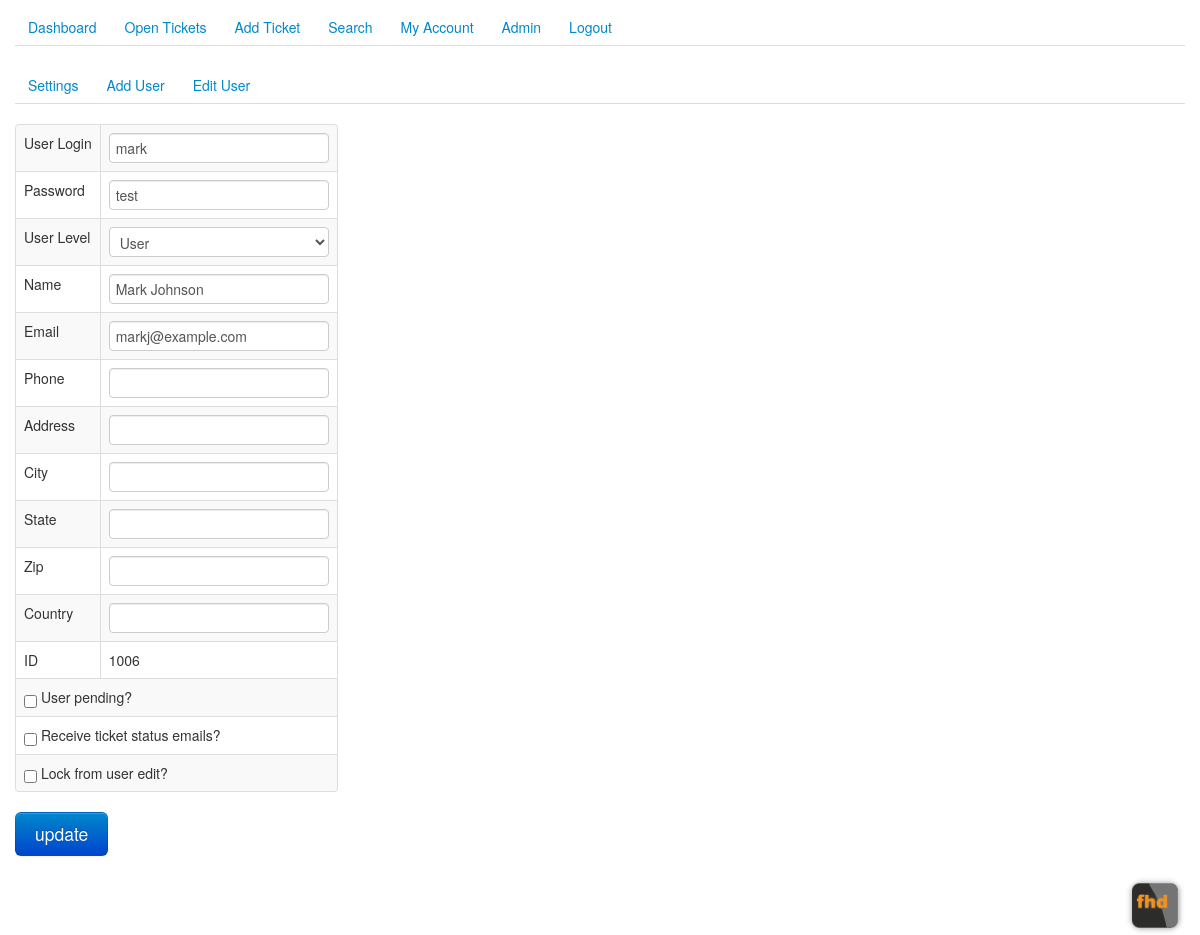
The page /fhd_edit_user.php?url_user_id=1006 (signed in) on the database its author committed.
### tables this page shows
CREATE TABLE IF NOT EXISTS `site_users` (
  `user_id` int(11) NOT NULL AUTO_INCREMENT,
  `user_login` varchar(30) NOT NULL,
  `user_password` varchar(30) NOT NULL,
  `user_name` varchar(200) NOT NULL,
  `user_address` varchar(200) NOT NULL,
  `user_city` varchar(100) NOT NULL,
  `user_state` char(3) NOT NULL,
  `user_zip` varchar(20) NOT NULL,
  `user_country` char(3) NOT NULL,
  `user_phone` varchar(39) NOT NULL,
  `user_email` varchar(200) NOT NULL,
  `user_email2` varchar(200) NOT NULL,
  `user_im_aol` varchar(100) NOT NULL,
  `user_im_icq` varchar(100) NOT NULL,
  `user_im_msn` varchar(100) NOT NULL,
  `user_im_yahoo` varchar(100) NOT NULL,
  `user_im_other` varchar(200) NOT NULL,
  `user_status` int(1) NOT NULL DEFAULT '0',
  `user_level` int(1) NOT NULL DEFAULT '0',
  `user_pending` int(11) NOT NULL DEFAULT '0',
  `user_date` int(11) NOT NULL DEFAULT '0',
  `last_login` int(11) NOT NULL DEFAULT '0',
  `last_ip` varchar(20) NOT NULL,
  `user_msg_send` int(1) NOT NULL DEFAULT '0',
  `user_msg_subject` varchar(200) NOT NULL,
  `user_protect_delete` int(1) DEFAULT '0',
  `user_protect_edit` int(11) NOT NULL DEFAULT '0',
  PRIMARY KEY (`user_id`),
  KEY `user_pending` (`user_pending`),
  KEY `user_level` (`user_level`),
  KEY `user_status` (`user_status`),
  KEY `user_protect_edit` (`user_protect_edit`),
  KEY `user_msg_send` (`user_msg_send`)
);

### includes/functions.php (called while the page is built, shortened)
<?php
function checkid($id) {
	if(!is_numeric($id)){
		echo "<p>Invalid ID</p>";
		exit;
		}else{
	return $id;
	}
}
function show_user_level($type) {
switch ($type) {
    case 0:
        $show_user_level = "Administrator";
        break;
    case 1:
        $show_user_level = "User";
		break;
    case 2:
        $show_user_level = "Support Staff";
		break;
}
return $show_user_level;
}
?>

### includes/ez_sql_mysqli.php (called while the page is built, shortened)
<?php
	$ezsql_mysqli_str = array
	(
		1 => 'Require $dbuser and $dbpassword to connect to a database server',
		2 => 'Error establishing mySQLi database connection. Correct user/password? Correct hostname? Database server running?',
		3 => 'Require $dbname to select a database',
		4 => 'mySQLi database connection is not active',
		5 => 'Unexpected error while trying to select database'
	);
	class ezSQL_mysqli extends ezSQLcore
	{
		function ezSQL_mysqli($dbuser='', $dbpassword='', $dbname='', $dbhost='localhost', $encoding='')
		{
			$this->dbuser = $dbuser;
			$this->dbpassword = $dbpassword;
			$this->dbname = $dbname;
			$this->dbhost = $dbhost;
			$this->encoding = $encoding;
		}
		function connect($dbuser='', $dbpassword='', $dbhost='localhost')
		{
			global $ezsql_mysqli_str; $return_val = false;
			if ( ! $dbuser )
			{
				$this->register_error($ezsql_mysqli_str[1].' in '.__FILE__.' on line '.__LINE__);
				$this->show_errors ? trigger_error($ezsql_mysqli_str[1],E_USER_WARNING) : null;
			}
			else if ( ! $this->dbh = new mysqli($dbhost,$dbuser,$dbpassword) )
			{
				$this->register_error($ezsql_mysqli_str[2].' in '.__FILE__.' on line '.__LINE__);
				$this->show_errors ? trigger_error($ezsql_mysqli_str[2],E_USER_WARNING) : null;
			}
			else
			{
				$return_val = true;
			}
			return $return_val;
		}
		function select($dbname='', $encoding='')
		{
			global $ezsql_mysqli_str; $return_val = false;
			if ( ! $dbname )
			{
				$this->register_error($ezsql_mysqli_str[3].' in '.__FILE__.' on line '.__LINE__);
				$this->show_errors ? trigger_error($ezsql_mysqli_str[3],E_USER_WARNING) : null;
			}
			else if ( ! $this->dbh )
			{
				$this->register_error($ezsql_mysqli_str[4].' in '.__FILE__.' on line '.__LINE__);
				$this->show_errors ? trigger_error($ezsql_mysqli_str[4],E_USER_WARNING) : null;
			}
			else if ( !@$this->dbh->select_db($dbname) )
			{
				if ( !$str = @$this->dbh->error)
					  $str = $ezsql_mysqli_str[5];
				$this->register_error($str.' in '.__FILE__.' on line '.__LINE__);
				$this->show_errors ? trigger_error($str,E_USER_WARNING) : null;
			}
			else
			{
				$return_val = true;
			}
			return $return_val;
		}
		function query($query)
		{
			$return_val = 0;
			$query = trim($query);
			$this->result = @$this->dbh->query($query);
			$is_insert = false;
			if ( preg_match("/^(insert|delete|update|replace|truncate|drop|create|alter|begin|commit|rollback|set)/i",$query) )
			{
				$this->rows_affected = @$this->dbh->affected_rows;
				if ( preg_match("/^(insert|replace)\s+/i",$query) )
				{
					$this->insert_id = @$this->dbh->insert_id;
				}
				$return_val = $this->rows_affected;
			}
			else
			{
				$i=0;
				$num_rows=0;
				while ( $row = @$this->result->fetch_object() )
				{
					$num_rows++;
				}
				$this->num_rows = $num_rows;
				$return_val = $this->num_rows;
			}
			return $return_val;
		}
	}

### includes/ez_sql_core.php (called while the page is built, shortened)
<?php
	class ezSQLcore
	{
		var $show_errors      = true;
		var $timers           = array();
		function flush()
		{
			$this->last_result = null;
		}
		function get_row($query=null,$output=OBJECT,$y=0)
		{
			if ( $query )
			{
				$this->query($query);
			}
			if ( $output == OBJECT )
			{
				return $this->last_result[$y]?$this->last_result[$y]:null;
			}
			elseif ( $output == ARRAY_A )
			{
				return $this->last_result[$y]?get_object_vars($this->last_result[$y]):null;
			}
			elseif ( $output == ARRAY_N )
			{
				return $this->last_result[$y]?array_values(get_object_vars($this->last_result[$y])):null;
			}
			else
			{
				$this->show_errors ? trigger_error(" \$db->get_row(string query, output type, int offset) -- Output type must be one of: OBJECT, ARRAY_A, ARRAY_N",E_USER_WARNING) : null;
			}
		}
		function timer_get_cur()
		{
			list($usec, $sec) = explode(" ",microtime());
			return ((float)$usec + (float)$sec);
		}
		function timer_start($timer_name)
		{
			$this->timers[$timer_name] = $this->timer_get_cur();
		}
		function timer_elapsed($timer_name)
		{
			return round($this->timer_get_cur() - $this->timers[$timer_name],2);
		}
	}

### fhd_edit_user.php (the view, shortened to what this page needs)
<!DOCTYPE html>
<html>
<head>
<?php
include("includes/header.php");
include("includes/all-nav.php");
include("includes/admin-nav.php");
include('includes/functions.php');
include("includes/ez_sql_core.php");
include("includes/ez_sql_mysqli.php");
$db = new ezSQL_mysqli(db_user,db_password,db_name,db_host);
if (isset($_REQUEST['url_user_id'])){
	$url_user_id = checkid($_REQUEST['url_user_id']);
	$site_users = $db->get_row("SELECT user_login,user_password,user_name,user_address,user_city,user_state,user_zip,user_country,user_phone,user_email,user_msg_send,user_protect_edit,user_pending,user_level FROM site_users WHERE (user_id = $url_user_id) limit 1;");
	$user_msg_send = $site_users->user_msg_send;
	$user_protect_edit = $site_users->user_protect_edit;
	$user_pending = $site_users->user_pending;
}
echo $actionstatus;?>
<form action="fhd_edit_user.php" method="post" class="form-horizontal">
<table class="<?php echo $table_style_2;?>">
	<tr><td>User Login </td>
	<td><input type="text" name="user_name" value="<?php echo $site_users->user_login;?>"</td></td></tr>
	<tr><td>Password</td>
	<td><input type="text" name="user_password" value="<?php echo $site_users->user_password;?>"></td></tr>
	<tr><td>User Level</td>
	<td><select name="user_level">
	<option selected value="<?php echo $site_users->user_level;?>"><?php echo show_user_level($site_users->user_level);?></option>
	</select></td></tr>
	<tr><td>Name</td>
	<td><input type="text" name="user_name" value="<?php echo $site_users->user_name;?>"></td></tr>
	<tr><td>Email</td>
	<td><input type="text" name="user_email" value="<?php echo $site_users->user_email;?>" size="25"></td></tr>
	<tr><td>Phone</td>
	<td><input type="text" name="user_phone" value="<?php echo $site_users->user_phone;?>" size="20"></td></tr>
	<tr><td>Address</td>
	<td><input type="text" name="user_address" value="<?php echo $site_users->user_address;?>" size="20"></td></tr>
	<tr><td>City</td>
	<td><input type="text" name="user_city" value="<?php echo $site_users->user_city;?>" size="20"></td></tr>
	<tr><td>State</td>
	<td><input type="text" name="user_state" value="<?php echo $site_users->user_state;?>" size="20"></td></tr>
	<tr><td>Zip</td>
	<td><input type="text" name="user_zip" value="<?php echo $site_users->user_zip;?>" size="20"></td></tr>
	<tr><td>Country</td>
	<td><input type="text" name="user_country" value="<?php echo $site_users->user_country;?>" size="20"></td></tr>
	<tr><td>ID </td>
	<td><?php echo $url_user_id;?></td></tr>
	<tr><td colspan="2"><input type="checkbox" name="user_pending" value="1" <?php if($user_pending == 1){echo " CHECKED";}?>> User pending?</td></tr>
	<tr><td colspan="2"><input type="checkbox" name="user_msg_send" value="1" <?php if($user_msg_send == 1){echo " CHECKED";}?>> Receive ticket status emails?</td></tr>
	<tr><td colspan="2"><input type="checkbox" name="user_protect_edit" value="1" <?php if($user_protect_edit == 1){echo " CHECKED";}?>> Lock from user edit?</td></tr>
</table>
<input type="submit" value="update" class="btn btn-primary btn-large">
</form>
<?php
include("includes/footer.php");
?>

### rows shown on the page
site_users: user_name "mark", user_password "test", user_level "User", user_name "Mark Johnson", user_email "markj@example.com"

### other values the page prints
$url_user_id "1006"
